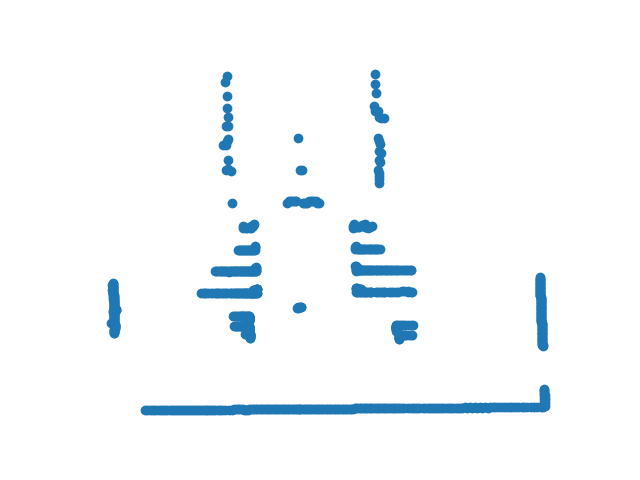
#> input picture testplot.png, 640 x 480 px
$ python main.py
#> lines starting #> are read from the running program, lines starting #| are printed output that depends on the picture; after the words box and inside, x2 and y2 are one past the last pixel; in counts of white or black regions, pixels touching at a corner belong together
import cv2
import numpy as np
import pandas as pd
import numpy as np


# Press the green button in the gutter to run the script.
if __name__ == '__main__':


    # path to input image specified and
    # image is loaded with imread command
    image = cv2.imread('testplot.png')
#> image is the input picture: shape (480, 640, 3); mean B, G, R 251.8, 249.2, 245.4

    # convert the input image into
    # grayscale color space
    operatedImage = cv2.cvtColor(image, cv2.COLOR_BGR2GRAY)
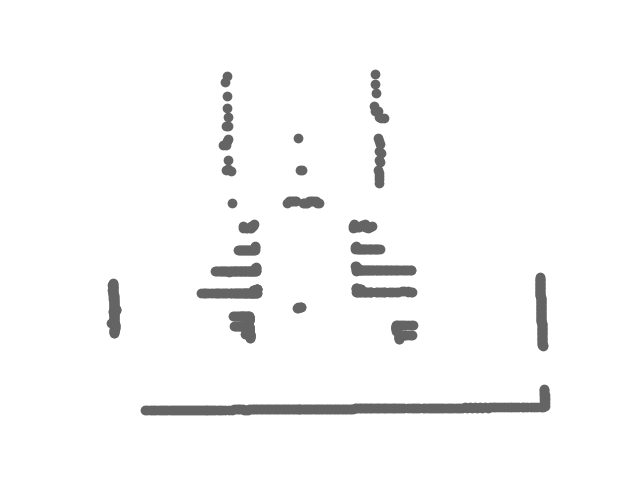
#> operatedImage: shape (480, 640); min 100, max 255, mean 248.4

    # modify the data type
    # setting to 32-bit floating point
    operatedImage = np.float32(operatedImage)

    # apply the cv2.cornerHarris method
    # to detect the corners with appropriate
    # values as input parameters
    dest = cv2.cornerHarris(operatedImage, 2, 5, 0.07)
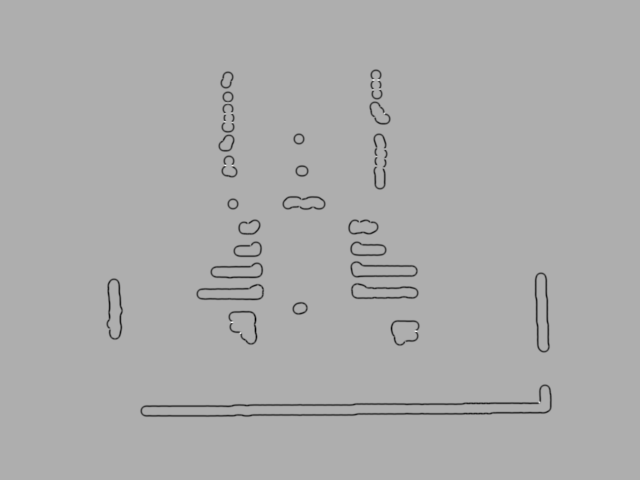
#> dest: shape (480, 640) float32; min -3.25e+09, max 1.49e+09, mean -35333356; drawn with min black and max white

    # Results are marked through the dilated corners
    dest = cv2.dilate(dest, None)
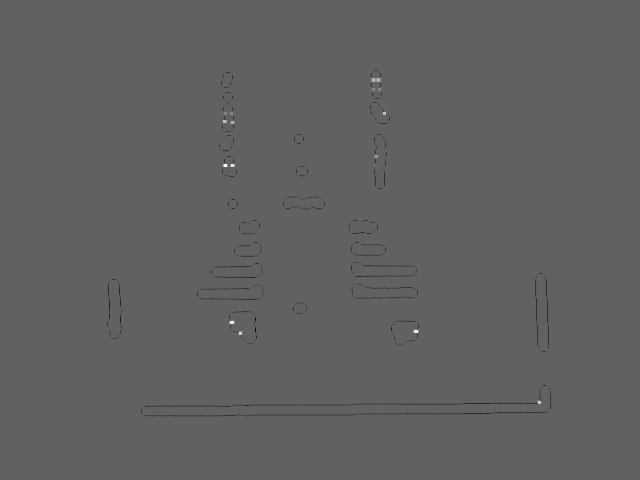
#> dest: shape (480, 640) float32; min -927575872, max 1.49e+09, mean -2421612.8; drawn with min black and max white

    # Reverting back to the original image,
    # with optimal threshold value
    image[dest > 0.01 * dest.max()] = [0, 0, 255]
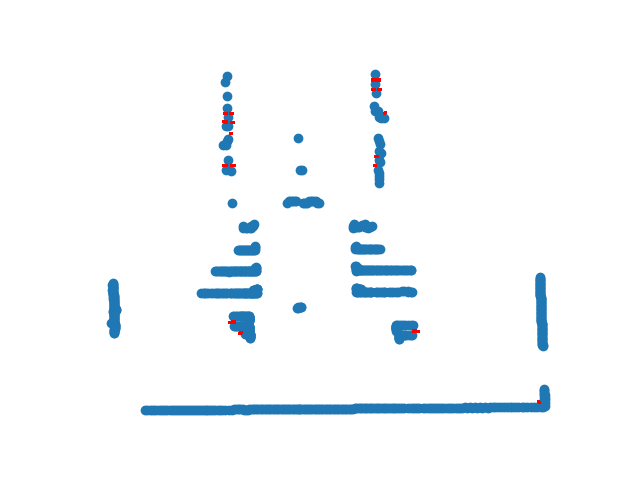
#> image: shape (480, 640, 3); 0.1% of pixels changed, all inside (x1, y1, x2, y2) = (222, 78, 541, 404)

    # the window showing output image with corners
    cv2.imshow('Image with Borders', image)

    # De-allocate any associated memory usage
    if cv2.waitKey(0) & 0xff == 27:
#> (key Esc is pressed here)
        cv2.destroyAllWindows()
